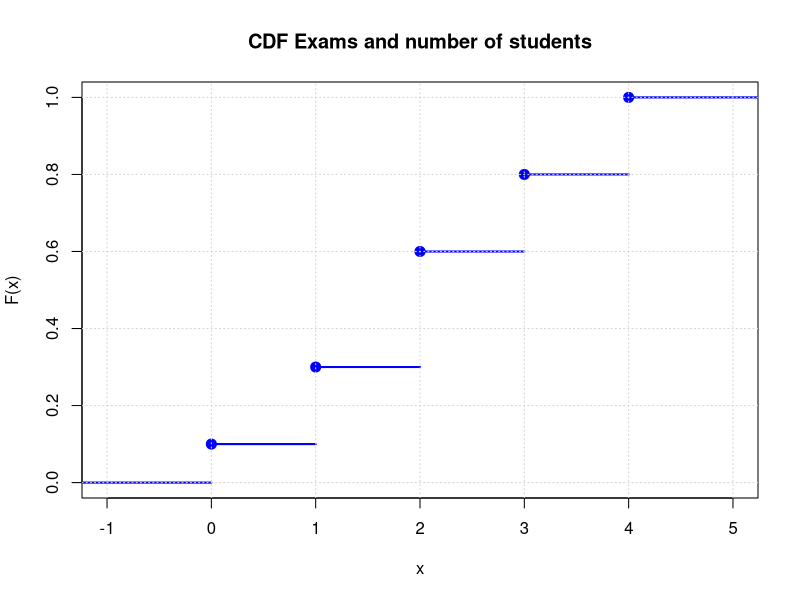

This chart was generated by the following R code:
## ---- chunk 1
knitr::opts_chunk$set(echo = TRUE)
## ---- chunk 2
# 4 must not show up out of 54 with a probability of 0.05. We use the dbinom function to find the value.
dbinom(4,54, 0.05)

# at least 5 people must not show up.
1-dbinom(4,54, 0.05)
## ---- chunk 3
exams <- c(0, 1, 2, 3, 4)
proportions <- c(0, 0.1, 0.2, 0.3, 0.2, 0.2)

plot(stepfun(exams, cumsum(proportions)), vertical = F, pch = 20, cex = 2, lwd = 2, col = "blue", ylab = "F(x)",
     main = "CDF Exams and number of students")
grid()


proportions <- c(0.1, 0.2, 0.3, 0.2, 0.2)
sum(proportions*exams)
